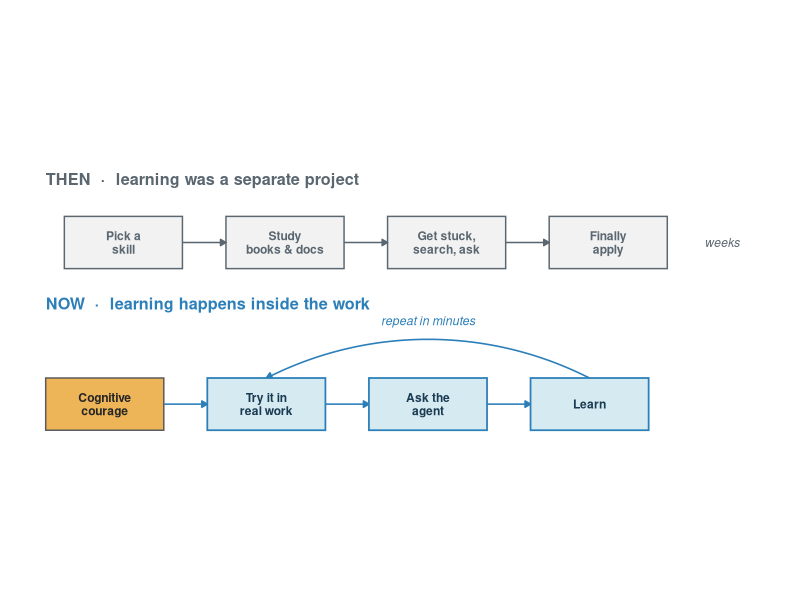
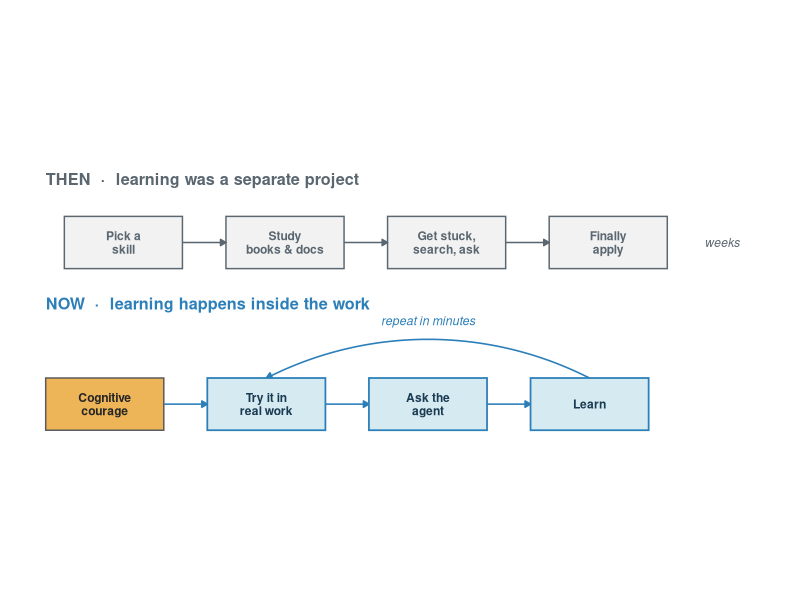

R code for these plots, in order:
## ---- chunk 1
#| label: fig-loop
#| message: false
#| warning: false
#| fig-cap: "Two ways to pick up a new technique. The old path is a long, linear march through study and search that runs beside the real work and resolves in weeks. The new one is a tight loop that *is* the work – try something, ask the agent, learn, repeat – and its entrance is guarded only by the willingness to begin before you know how."
#| fig-alt: "A two-part diagram. The top row, labelled THEN, learning was a separate project, shows four boxes in a straight line joined by arrows: Pick a skill, Study books and docs, Get stuck search ask, Finally apply, annotated weeks. The bottom row, labelled NOW, learning happens inside the work, shows a gold box labelled Cognitive courage feeding into three boxes, Try it in real work, Ask the agent, Learn, with a return arrow arcing over the top labelled repeat in minutes."
#| code-fold: true
#| code-summary: "Show the code that draws the diagram"
suppressPackageStartupMessages(library(tidyverse))

blue   <- "#2C7FB8"
gold   <- "#EDB458"
grey   <- "#5B6770"
fill_n <- "#D6EAF2"   # NOW boxes
fill_t <- "grey95"    # THEN boxes
ink_n  <- "#1b3b52"

hw <- 0.95; hh <- 0.42                # box half-width / half-height

# ---- THEN: a straight, linear track (y = 3.6) ------------------------
ty <- 3.6
tx <- c(1.4, 4.0, 6.6, 9.2)
then_rect <- tibble(xmin = tx - hw, xmax = tx + hw, ymin = ty - hh, ymax = ty + hh)
then_txt  <- tibble(
  x = tx, y = ty,
  label = c("Pick a\nskill", "Study\nbooks & docs",
            "Get stuck,\nsearch, ask", "Finally\napply")
)
then_arr <- tibble(x = tx[-4] + hw, xend = tx[-1] - hw, y = ty, yend = ty)

# ---- NOW: a loop you enter through a gate (y = 1.0) ------------------
ny <- 1.0
gx <- 1.1
nx <- c(3.7, 6.3, 8.9)                # Try, Ask, Learn
now_rect  <- tibble(xmin = nx - hw, xmax = nx + hw, ymin = ny - hh, ymax = ny + hh)
now_txt   <- tibble(x = nx, y = ny,
                    label = c("Try it in\nreal work", "Ask the\nagent", "Learn"))
gate_rect <- tibble(xmin = gx - hw, xmax = gx + hw, ymin = ny - hh, ymax = ny + hh)
gate_txt  <- tibble(x = gx, y = ny, label = "Cognitive\ncourage")

# forward arrows: gate -> Try -> Ask -> Learn
now_arr <- tibble(x = c(gx, nx[1], nx[2]) + hw,
                  xend = c(nx[1], nx[2], nx[3]) - hw, y = ny, yend = ny)
# return loop: Learn -> Try, arcing up and over the row
ret <- tibble(x = nx[3], y = ny + hh, xend = nx[1], yend = ny + hh)

ggplot() +
  annotate("text", x = 0.15, y = 4.62, hjust = 0, fontface = "bold",
           size = 4.1, colour = grey,
           label = "THEN  ·  learning was a separate project") +
  annotate("text", x = 0.15, y = 2.62, hjust = 0, fontface = "bold",
           size = 4.1, colour = blue,
           label = "NOW  ·  learning happens inside the work") +

  # THEN track
  geom_rect(data = then_rect,
            aes(xmin = xmin, xmax = xmax, ymin = ymin, ymax = ymax),
            fill = fill_t, colour = grey, linewidth = 0.5) +
  geom_segment(data = then_arr, aes(x = x, y = y, xend = xend, yend = yend),
               arrow = arrow(length = unit(0.16, "cm"), type = "closed"),
               linewidth = 0.5, colour = grey) +
  geom_text(data = then_txt, aes(x, y, label = label),
            fontface = "bold", size = 3.05, lineheight = 0.92, colour = grey) +
  annotate("text", x = 10.75, y = ty, hjust = 0, fontface = "italic",
           size = 3.1, colour = grey, label = "weeks") +

  # NOW return loop (behind the boxes)
  geom_curve(data = ret, aes(x = x, y = y, xend = xend, yend = yend),
             curvature = 0.24, ncp = 16, angle = 90,
             arrow = arrow(length = unit(0.16, "cm"), type = "closed"),
             linewidth = 0.55, colour = blue) +
  annotate("text", x = (nx[1] + nx[3]) / 2, y = 2.34, fontface = "italic",
           size = 3.1, colour = blue, label = "repeat in minutes") +

  # NOW gate, forward arrows, boxes
  geom_rect(data = gate_rect,
            aes(xmin = xmin, xmax = xmax, ymin = ymin, ymax = ymax),
            fill = gold, colour = "grey35", linewidth = 0.5) +
  geom_text(data = gate_txt, aes(x, y, label = label),
            fontface = "bold", size = 3.05, lineheight = 0.92, colour = "grey15") +
  geom_segment(data = now_arr, aes(x = x, y = y, xend = xend, yend = yend),
               arrow = arrow(length = unit(0.16, "cm"), type = "closed"),
               linewidth = 0.55, colour = blue) +
  geom_rect(data = now_rect,
            aes(xmin = xmin, xmax = xmax, ymin = ymin, ymax = ymax),
            fill = fill_n, colour = blue, linewidth = 0.6) +
  geom_text(data = now_txt, aes(x, y, label = label),
            fontface = "bold", size = 3.05, lineheight = 0.92, colour = ink_n) +

  coord_fixed(clip = "off", xlim = c(0, 11.7), ylim = c(0.4, 4.95)) +
  theme_void() -> p

ggsave(
  here::here("posts", "2026-07-07-cognitive-courage", "courage-loop.png"),
  p, width = 8, height = 3.2, dpi = 160, bg = "white"
)

p
